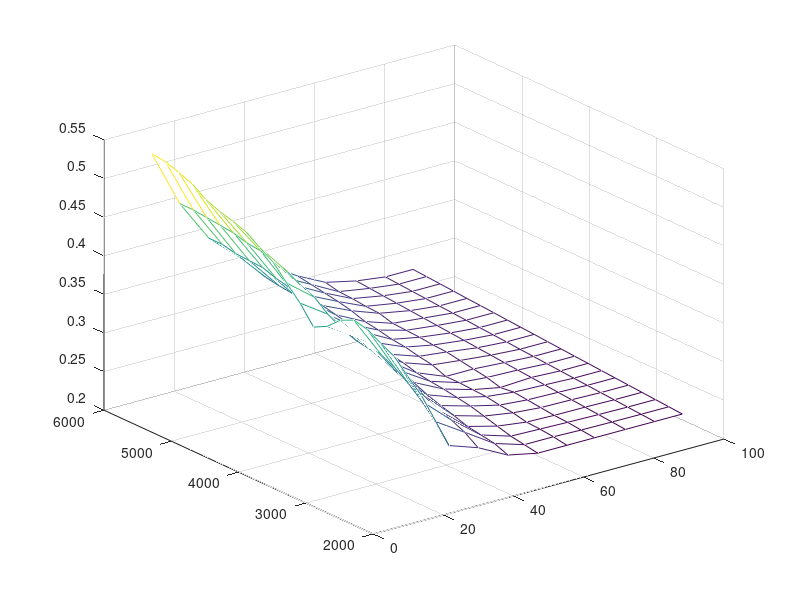

This chart was generated by the following MATLAB code:
%dragdata
x = [13.7 21.6 29.9 38.4 46.9 55.2 63.1 71.9 80.2 88.1];
y = (2000:200:6000);
cd(1,1) = 0.363; cd(1,2) = 0.288; cd(1,3) = 0.275; cd(1,4)  = 0.255; cd(1,5)   = 0.247;
cd(1,6) = 0.247; cd(1,7) = 0.247; cd(1,8) = 0.247; cd(1,9)  = 0.247; cd(1,10)  = 0.247;
cd(2,1) = 0.379; cd(2,2) = 0.311; cd(2,3) = 0.287; cd(2,4)  = 0.262; cd(2,5)   = 0.250;
cd(2,6) = 0.250; cd(2,7) = 0.249; cd(2,8) = 0.2486; cd(2,9) = 0.2484; cd(2,10) = 0.2484;
cd(3,1) = 0.397; cd(3,2) = 0.329; cd(3,3) = 0.295; cd(3,4)  = 0.265; cd(3,5)   = 0.253;
cd(3,6) = 0.252; cd(3,7) = 0.251; cd(3,8) = 0.2502; cd(3,9) = 0.2497; cd(3,10) = 0.2497;
cd(4,1) = 0.406; cd(4,2) = 0.344; cd(4,3) = 0.300; cd(4,4)  = 0.268; cd(4,5)  =  0.258;
cd(4,6) = 0.253; cd(4,7) = 0.252; cd(4,8) = 0.2518; cd(4,9) = 0.2511; cd(4,10) = 0.2511;
cd(5,1) = 0.416; cd(5,2) = 0.356; cd(5,3) = 0.310; cd(5,4)  = 0.274; cd(5,5)   = 0.263;
cd(5,6) = 0.257; cd(5,7) = 0.254; cd(5,8) = 0.2534; cd(5,9) = 0.2524; cd(5,10) = 0.2524;
cd(6,1) = 0.420; cd(6,2) = 0.365; cd(6,3) = 0.318; cd(6,4)  = 0.279; cd(6,5)   = 0.268;
cd(6,6) = 0.259; cd(6,7) = 0.256; cd(6,8) = 0.255; cd(6,9)  = 0.2538; cd(6,10) = 0.2538;
cd(7,1) = 0.412; cd(7,2) = 0.374; cd(7,3) = 0.324; cd(7,4)  = 0.285; cd(7,5)   = 0.271;
cd(7,6) = 0.262; cd(7,7) = 0.258; cd(7,8) = 0.2566; cd(7,9) = 0.2551; cd(7,10) = 0.2551;
cd(8,1) = 0.396; cd(8,2) = 0.374; cd(8,3) = 0.332; cd(8,4)  = 0.293; cd(8,5)   = 0.274;
cd(8,6) = 0.263; cd(8,7) = 0.256; cd(8,8) = 0.2582; cd(8,9) = 0.2565; cd(8,10) = 0.2565;
cd(9,1) = 0.387; cd(9,2) = 0.376; cd(9,3) = 0.338; cd(9,4)  = 0.300; cd(9,5)   = 0.276;
cd(9,6) = 0.264; cd(9,7) = 0.261; cd(9,8) = 0.2598; cd(9,9) = 0.2578; cd(9,10) = 0.2578;
cd(10,1) = 0.410; cd(10,2) = 0.386; cd(10,3) = 0.341; cd(10,4)  = 0.305; cd(10,5)   = 0.279;
cd(10,6) = 0.264; cd(10,7) = 0.264; cd(10,8) = 0.2614; cd(10,9) = 0.2592; cd(10,10) = 0.2592;
cd(11,1) = 0.428; cd(11,2) = 0.400; cd(11,3) = 0.347; cd(11,4)  = 0.309; cd(11,5)   = 0.284;
cd(11,6) = 0.271; cd(11,7) = 0.267; cd(11,8) = 0.263; cd(11,9)  = 0.2605; cd(11,10) = 0.2605;
cd(12,1) = 0.447; cd(12,2) = 0.407; cd(12,3) = 0.352; cd(12,4)  = 0.315; cd(12,5)   = 0.287;
cd(12,6) = 0.274; cd(12,7) = 0.270; cd(12,8) = 0.2646; cd(12,9) = 0.262; cd(12,10)  = 0.262;
cd(13,1) = 0.458; cd(13,2) = 0.417; cd(13,3) = 0.358; cd(13,4)  = 0.317; cd(13,5)   = 0.294;
cd(13,6) = 0.278; cd(13,7) = 0.271; cd(13,8) = 0.2662; cd(13,9) = 0.2632; cd(13,10) = 0.2632;
cd(14,1) = 0.470; cd(14,2) = 0.422; cd(14,3) = 0.365; cd(14,4)  = 0.323; cd(14,5)   = 0.300;
cd(14,6) = 0.280; cd(14,7) = 0.273; cd(14,8) = 0.2678; cd(14,9) = 0.2645; cd(14,10) = 0.2645;
cd(15,1) = 0.476; cd(15,2) = 0.428; cd(15,3) = 0.370; cd(15,4)  = 0.329; cd(15,5)   = 0.302;
cd(15,6) = 0.284; cd(15,7) = 0.274; cd(15,8) = 0.2694; cd(15,9) = 0.266; cd(15,10)  = 0.266;
cd(16,1) = 0.481; cd(16,2) = 0.430; cd(16,3) = 0.374; cd(16,4)  = 0.335; cd(16,5)   = 0.306;
cd(16,6) = 0.287; cd(16,7) = 0.275; cd(16,8) = 0.271; cd(16,9)  = 0.2673; cd(16,10) = 0.2673;
cd(17,1) = 0.488; cd(17,2) = 0.435; cd(17,3) = 0.380; cd(17,4)  = 0.336; cd(17,5)   = 0.310;
cd(17,6) = 0.293; cd(17,7) = 0.280; cd(17,8) = 0.2726; cd(17,9) = 0.2685; cd(17,10) = 0.2685;
cd(18,1) = 0.500; cd(18,2) = 0.437; cd(18,3) = 0.381; cd(18,4)  = 0.338; cd(18,5)   = 0.315;
cd(18,6) = 0.297; cd(18,7) = 0.281; cd(18,8) = 0.2742; cd(18,9) = 0.270; cd(18,10)  = 0.270;
cd(19,1) = 0.507; cd(19,2) = 0.439; cd(19,3) = 0.382; cd(19,4)  = 0.341; cd(19,5)   = 0.320;
cd(19,6) = 0.300; cd(19,7) = 0.283; cd(19,8) = 0.2758; cd(19,9) = 0.2713; cd(19,10) = 0.2713;
cd(20,1) = 0.513; cd(20,2) = 0.441; cd(20,3) = 0.386; cd(20,4)  = 0.348; cd(20,5)   = 0.323;
cd(20,6) = 0.303; cd(20,7) = 0.284; cd(20,8) = 0.2774; cd(20,9) = 0.2727; cd(20,10) = 0.2727;
cd(21,1) = 0.515; cd(21,2) = 0.441; cd(21,3) = 0.386; cd(21,4)  = 0.352; cd(21,5)   = 0.329;
cd(21,6) = 0.306; cd(21,7) = 0.288; cd(21,8) = 0.279; cd(21,9)  = 0.274; cd(21,10)  = 0.274;
mesh(x,y,cd);
